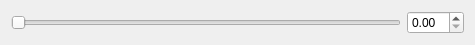
<?xml version="1.0" encoding="UTF-8"?>
<ui version="4.0">
 <class>OilWidget</class>
 <widget class="QWidget" name="OilWidget">
  <property name="geometry">
   <rect>
    <x>0</x>
    <y>0</y>
    <width>475</width>
    <height>41</height>
   </rect>
  </property>
  <property name="sizePolicy">
   <sizepolicy hsizetype="Preferred" vsizetype="Fixed">
    <horstretch>0</horstretch>
    <verstretch>0</verstretch>
   </sizepolicy>
  </property>
  <property name="windowTitle">
   <string>Form</string>
  </property>
  <layout class="QHBoxLayout" name="horizontalLayout">
   <item>
    <widget class="QSlider" name="weight_slider">
     <property name="orientation">
      <enum>Qt::Horizontal</enum>
     </property>
    </widget>
   </item>
   <item>
    <widget class="QDoubleSpinBox" name="weight">
     <property name="sizePolicy">
      <sizepolicy hsizetype="Fixed" vsizetype="Fixed">
       <horstretch>0</horstretch>
       <verstretch>0</verstretch>
      </sizepolicy>
     </property>
    </widget>
   </item>
  </layout>
 </widget>
 <resources/>
 <connections/>
</ui>
